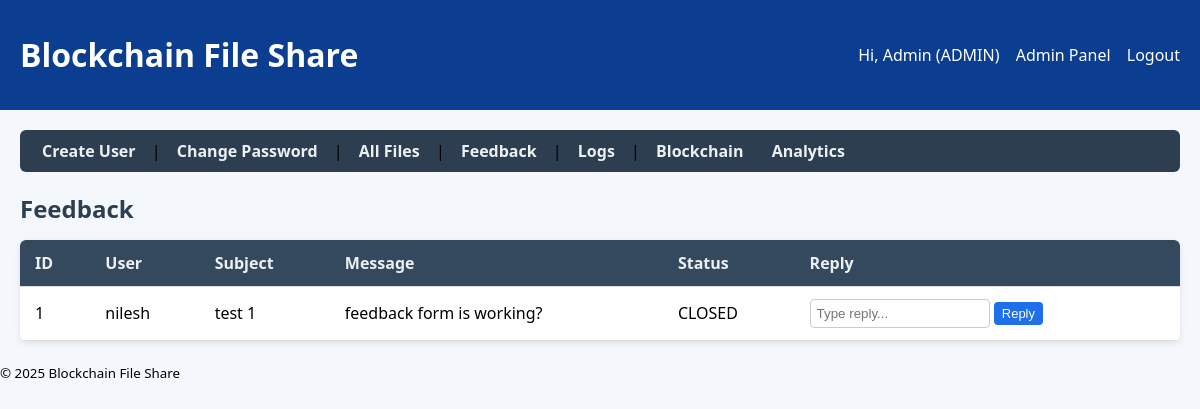
/admin/feedback (signed in), run on the app's committed database.
### app/models.py (models this page shows, shortened)
class User(db.Model, UserMixin):
    id = db.Column(db.Integer, primary_key=True)
    email = db.Column(db.String(255), unique=True, nullable=False)
    username = db.Column(db.String(80), nullable=True)
    password_hash = db.Column(db.String(255), nullable=False)
    role = db.Column(db.String(20), default='USER')  # 'ADMIN' or 'USER'
    active = db.Column(db.Boolean, default=True)
    created_at = db.Column(db.DateTime, default=datetime.utcnow)
    notification_email = db.Column(db.String(255), nullable=True)  # where to send notifications

class Feedback(db.Model):
    id = db.Column(db.Integer, primary_key=True)
    user_id = db.Column(db.Integer, db.ForeignKey('user.id'), nullable=False)
    subject = db.Column(db.String(255))
    body = db.Column(db.Text, nullable=False)
    status = db.Column(db.String(20), default='OPEN')
    admin_reply = db.Column(db.Text, nullable=True)
    created_at = db.Column(db.DateTime, default=datetime.utcnow)
    user = db.relationship('User', backref=db.backref('feedbacks', lazy='dynamic'))

### app/blueprints/admin.py (the view)
@admin_bp.route('/feedback', methods=['GET'])
@login_required
def feedback_page():
    feedbacks = (
        Feedback.query
        .options(joinedload(Feedback.user))
        .order_by(Feedback.created_at.desc())
        .all()
    )
    return render_template('admin/feedback.html', feedbacks=feedbacks)

### app/blueprints/admin.py (called while the page is built)
def admin_required():
    return current_user.is_authenticated and current_user.role == 'ADMIN'

@admin_bp.before_request
def check_admin():
    if request.endpoint and request.endpoint.startswith('admin.'):
        if not admin_required():
            return redirect(url_for('admin.admin_login'))

### app/models.py (called while the page is built)
@login_manager.user_loader
def load_user(user_id):
    return User.query.get(int(user_id))

### app/templates/admin/feedback.html (shortened to what this page needs)
{% extends 'base.html' %}
{% block content %}
<nav class="admin-nav">
    <a href="{{ url_for('admin.create_user_page') }}">Create User</a> |
    <a href="{{ url_for('admin.change_password_page') }}">Change Password</a> |
    <a href="{{ url_for('admin.all_files_page') }}">All Files</a> |
    <a href="{{ url_for('admin.feedback_page') }}">Feedback</a> |
    <a href="{{ url_for('admin.logs_page') }}">Logs</a> |
    <a href="{{ url_for('admin.chain_page') }}">Blockchain</a>
    <a href="{{ url_for('admin.analytics_page') }}">Analytics</a>
</nav>
<h2>Feedback</h2>
<table>
    <tr>
        <th>ID</th>
        <th>User</th>
        <th>Subject</th>
        <th>Message</th>
        <th>Status</th>
        <th>Reply</th>
    </tr>
    {% for fb in feedbacks %}
    <tr>
        <td>{{ fb.id }}</td>
        <td>{{ (fb.user.username or fb.user.email) if fb.user else 'Unknown' }}</td>
        <td>{{ fb.subject }}</td>
        <td>{{ fb.body }}</td>
        <td>{{ fb.status }}</td>
        <td>
            <form method="post" action="{{ url_for('admin.reply_feedback', fb_id=fb.id) }}">
                <input name="reply" placeholder="Type reply...">
                <button class="btn small" type="submit">Reply</button>
            </form>
        </td>
    </tr>
    {% endfor %}
</table>
{% endblock %}

### app/templates/base.html
<!doctype html>
<html><head><meta charset="utf-8"><meta name="viewport" content="width=device-width,initial-scale=1"><title>Blockchain File Share</title>
<link rel="stylesheet" href="{{ url_for('static', filename='css/style.css') }}"></head><body>
<header class="topbar"><h1>Blockchain File Share</h1><nav>
  {% if current_user.is_authenticated %}
    <span>Hi, {{ current_user.username or current_user.email }} ({{ current_user.role }})</span>
    {% if current_user.role == 'ADMIN' %}<a href="{{ url_for('admin.create_user_page') }}">Admin Panel</a>{% else %}<a href="{{ url_for('user.upload_page') }}">User Panel</a>{% endif %}
    <a href="{{ url_for('auth.logout') }}">Logout</a>
  {% else %}
    <a href="{{ url_for('auth.login') }}">User Login</a> | <a href="{{ url_for('auth.admin_login') }}">Admin Login</a>
  {% endif %}
</nav></header><main class="container">{% with messages = get_flashed_messages() %}{% if messages %}<ul class="flash">{% for m in messages %}<li>{{ m }}</li>{% endfor %}</ul>{% endif %}{% endwith %}{% block content %}{% endblock %}</main>
<footer class="footer"><small>&copy; 2025 Blockchain File Share</small></footer></body></html>

### app/static/css/style.css (style rules this page uses)
* { box-sizing:border-box }
body { margin:0;font-family:system-ui,-apple-system,Segoe UI,Roboto,Arial;background:#f4f7fb }
header.topbar { display:flex;justify-content:space-between;align-items:center;padding:12px 20px;background:#0b3d91;color:#fff }
header.topbar a { color:#fff;text-decoration:none;margin-left:12px }
main.container { padding:20px }
nav.admin-nav a, nav.user-nav a { margin-right:12px }
table { width:100%;border-collapse:collapse }
th,td { padding:8px;border-bottom:1px solid #eee }
button.btn { background:#1f6feb;color:#fff;padding:8px 12px;border-radius:8px;border:none }
button.btn.small { padding:4px 8px }

### app/templates/admin/feedback.html (style rules this page uses)
.admin-nav { margin-bottom: 20px; background: #2c3e50; padding: 10px; border-radius: 6px; }
.admin-nav a { color: #ecf0f1; margin: 0 12px; text-decoration: none; font-weight: bold; }
h2 { margin-bottom: 15px; color: #2c3e50; }
table { width: 100%; border-collapse: collapse; margin-top: 15px; background: #fff; border-radius: 6px; overflow: hidden; box-shadow: 0 2px 6px rgba(0,0,0,0.1); }
th, td { padding: 12px 15px; text-align: left; border-bottom: 1px solid #ddd; }
th { background: #34495e; color: #ecf0f1; }
input[name="reply"] { padding: 6px; border: 1px solid #ccc; border-radius: 4px; width: 180px; }
.btn.small { padding: 6px 10px; font-size: 13px; border-radius: 4px; }

### data on the page
User: username "Admin", role "ADMIN"
Feedback: id "1", subject "test 1", body "feedback form is working?", status "CLOSED"
User: username "nilesh"
